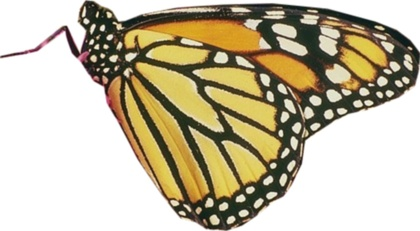
%> input picture m.jpg, 420 x 231 px, shrunk from 505 x 278 before the run
$ octave TLBOIS.m   (GNU Octave 9; MATLAB toolbox functions it lacks are replaced by stand-ins)
%> lines starting %> are read from the running program, lines starting %| are printed output that depends on the picture; in (x1, y1, x2, y2) boxes, pixels count from 0 and x2, y2 are one past the last pixel; in counts of white or black regions, pixels touching at a corner belong together; the program's own positions count from 1; long printed decimals are rounded
### Image Segmentation/SegPerformanceMetrics.m
function [Accuracy, Sensitivity, Fmeasure, Precision, MCC, Dice, Jaccard, Specitivity] = SegPerformanceMetrics(A, B)

% A and B need to be binary images
% A is the ground truth, B is the segmented result.
% MCC - Matthews correlation coefficient
% Note: Sensitivity = Recall
% TP - true positive, FP - false positive,
% TN - true negative, FN - false negative
% If A, B are binary images, but uint8 (0, 255),
% Need to convert to logical images.

if(isa(A,'logical'))
X = A;
else
X = imbinarize(A);
end
if(isa(B,'logical'))
Y = B;
else
Y = imbinarize(B);
end

% Evaluate TP, TN, FP, FN
sumindex = X + Y;
TP = length(find(sumindex == 2));
TN = length(find(sumindex == 0));
substractindex = X - Y;
FP = length(find(substractindex == -1));
FN = length(find(substractindex == 1));
Accuracy = (TP+TN)/(FN+FP+TP+TN);
Sensitivity = TP/(TP+FN);
Precision = TP/(TP+FP);
Fmeasure = 2*TP/(2*TP+FP+FN);
MCC = (TP*TN-FP*FN)/sqrt((TP+FP)*(TP+FN)*(TN+FP)*(TN+FN));
Dice = 2*TP/(2*TP+FP+FN);
Jaccard = Dice/(2-Dice);
Specitivity = TN/(TN+FP);

end

### Image Quantization/ClusterCost.m
function [z, out] = ClusterCost(m, X)
% Calculate Distance Matrix
d = pdist2(X, m);
% Assign Clusters and Find Closest Distances
[dmin, ind] = min(d, [], 2);
% Sum of Within-Cluster Distance
WCD = sum(dmin);
z=WCD;
out.d=d;
out.dmin=dmin;
out.ind=ind;
out.WCD=WCD;
end

### TLBOIS.m
clear;
clc;
warning('off');
% Loading
img=imread('m.jpg');
%> img is the input picture: size 231x420x3 uint8; mean R, G, B 195.8, 186.9, 162.7
img=im2double(img);
%> img: size 231x420x3 double

gray=rgb2gray(img);
gray=imadjust(gray);
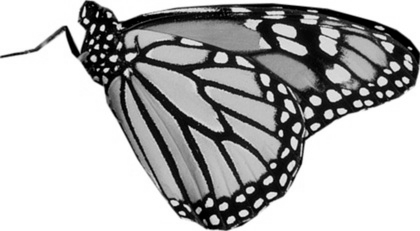
%> gray: size 231x420 double; min 0, max 1, mean 0.697
% Reshaping image to vector
X=gray(:);

%% Starting
k = 2; % Number of Segments
tic
%---------------------------------------------------
CostFunction=@(m) ClusterCost(m, X);     % Cost Function
VarSize=[k size(X,2)];           % Decision Variables Matrix Size
%> VarSize = [2 1]
nVar=prod(VarSize);              % Number of Decision Variables
%> nVar = 2
VarMin= repmat(min(X),k,1);      % Lower Bound of Variables
%> VarMin = [0; 0]
VarMax= repmat(max(X),k,1);      % Upper Bound of Variables
%> VarMax = [1; 1]

% TLBO Parameters
MaxIt = 10;      % Maximum Number of Iterations
nPop = 20;        % Population Size (Swarm Size)

%% Start

% Empty Individuals
empty_individual.Position = [];
empty_individual.Cost = [];
empty_individual.Out = [];

% Population Array
pop = repmat(empty_individual, nPop, 1);
% Initialize Best Solution
BestSol.Cost = inf;
% Population Members
for i = 1:nPop
pop(i).Position = unifrnd(VarMin, VarMax, VarSize);
[pop(i).Cost pop(i).Out] = CostFunction(pop(i).Position);
if pop(i).Cost < BestSol.Cost
BestSol = pop(i);
end
end
%> this loop made 20 passes
%> BestSol on passes 1, 4, 6, 17: {Position [0.844 0.758], Cost 24914.9}, {Position [0.784 0.303], Cost 17274}, {Position [0.908 0.505], Cost 16534.9}, {Position [0.26 0.805], Cost 15886.6}
%> after the loop, pop = 20 items; first 5, Cost: 24914.9, 37778.1, 34519.7, 17274, 31325.4
% Best Cost Record
BestCost = zeros(MaxIt, 1);

%% TLBO Body
for it = 1:MaxIt
% Calculate Population Mean
Mean = 0;
for i = 1:nPop
Mean = Mean + pop(i).Position;
end
Mean = Mean/nPop;
% Select Teacher
Teacher = pop(1);
for i = 2:nPop
if pop(i).Cost < Teacher.Cost
Teacher = pop(i);
end
end
% Teacher Phase
for i = 1:nPop
% Create Empty Solution
newsol = empty_individual;
% Teaching Factor
TF = randi([1 2]);
% Teaching (moving towards teacher)
newsol.Position = pop(i).Position ...
+ rand(VarSize).*(Teacher.Position - TF*Mean);
% Clipping
newsol.Position = max(newsol.Position, VarMin);
newsol.Position = min(newsol.Position, VarMax);
% Evaluation
[newsol.Cost newsol.Out] = CostFunction(newsol.Position);
% Comparision
if newsol.Cost<pop(i).Cost
pop(i) = newsol;
if pop(i).Cost < BestSol.Cost
BestSol = pop(i);
end
end
end
% Learner Phase
for i = 1:nPop
A = 1:nPop;
A(i) = [];
j = A(randi(nPop-1));
Step = pop(i).Position - pop(j).Position;
if pop(j).Cost < pop(i).Cost
Step = -Step;
end
% Create Empty Solution
newsol = empty_individual;
% Teaching (moving towards teacher)
newsol.Position = pop(i).Position + rand(VarSize).*Step;
% Clipping
newsol.Position = max(newsol.Position, VarMin);
newsol.Position = min(newsol.Position, VarMax);
% Evaluation
[newsol.Cost newsol.Out] = CostFunction(newsol.Position);
% Comparision
if newsol.Cost<pop(i).Cost
pop(i) = newsol;
if pop(i).Cost < BestSol.Cost
BestSol = pop(i);
end
end
end
BestCost(it) = BestSol.Cost;
% Iteration
disp(['In Iteration ' num2str(it) ': TLBO Cost Is = ' num2str(BestCost(it))]);
% FACenters=Res(X, BestSol);
end
%> this loop made 10 passes
%> Mean on passes 1 to 10: [0.621; 0.577], [0.555; 0.623], [0.46; 0.652], [0.412; 0.671], [0.364; 0.717], [0.373; 0.723], [0.376; 0.722], [0.388; 0.73], [0.394; 0.721], [0.399; 0.717]
%| In Iteration 1: TLBO Cost Is = 9911.3429
%| In Iteration 2: TLBO Cost Is = 9846.9959
%| In Iteration 3: TLBO Cost Is = 9529.9421
%| In Iteration 4: TLBO Cost Is = 9529.9421
%| In Iteration 5: TLBO Cost Is = 9435.4197
%| In Iteration 6: TLBO Cost Is = 9423.2865
%| In Iteration 7: TLBO Cost Is = 9422.5398
%| In Iteration 8: TLBO Cost Is = 9422.0713
%> (further printed lines are left out)
%> after the loop, A = 19 values from 1 to 19; BestCost = [9911.3; 9847; 9529.9; 9529.9; 9435.4; 9423.3; 9422.5; 9422.1; 9421.3; 9421.3]; BestSol = {Position [0.0975 1], Cost 9421.3}; newsol = {Position [0.897 0.147], Cost 11939}; pop = 20 items; first 5, Cost: 9421.3, 9444.1, 9501.4, 9557.3, 9551.6
FAlbl=BestSol.Out.ind;
% Plot
% figure('Renderer', 'painters', 'Position', [50 50 250 250])
plot(BestCost,'k','LineWidth',2);
xlabel('Iteration');
ylabel('Best Cost');
ax = gca;
ax.FontSize = 12;
ax.FontWeight='bold';
grid on;
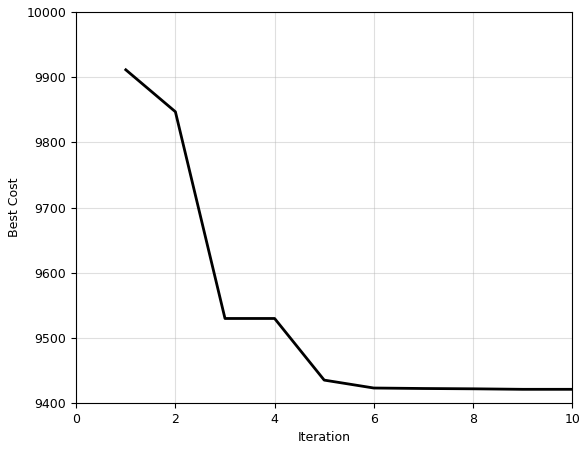
%> figure redrawn from the program's plot data; curve peaks at x = 1, y = 9911.3

%% Converting cluster centers and its indexes into image
gray2=reshape(FAlbl(:,1),size(gray));
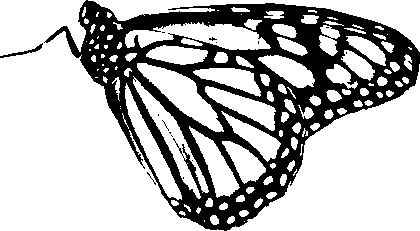
%> gray2: size 231x420 double; values 1 (black) and 2 (white), 71.7% white; 15 black regions (13 under 20 px), largest, box (x1, y1, x2, y2) and area: (44, 0, 420, 231) 27297, (0, 43, 43, 58) 124
segmented = label2rgb(gray2);
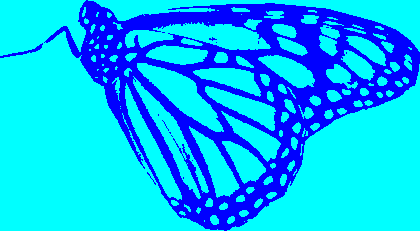
%> segmented: size 231x420x3 uint8; mean R, G, B 0, 182.8, 255
segmented=im2double(segmented);
%> segmented: size 231x420x3 double
% Plot Results
figure;
subplot(1,2,1)
imshow(img,[]);title('Original');
subplot(1,2,2)
imshow(segmented,[]);title('Segmented Image');
%%%%%
forGT=imbinarize(rgb2gray(segmented));
% figure;
% imshow(forGT);
% seg=imbinarize(rgb2gray(segmented));
gt=imread('GT.jpg');
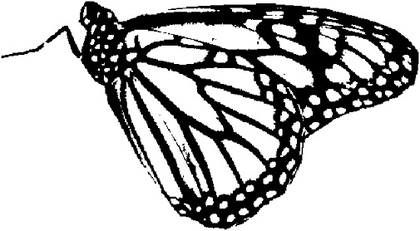
%> input picture GT.jpg, 420 x 231 px, shrunk from 505 x 278 before the run
%> gt is the input picture: size 231x420x3 uint8; min 0, max 255, mean 184.6
gt=imbinarize(rgb2gray(gt));
%> gt: size 231x420 logical; 72.2% white; 20 black regions (18 under 20 px), largest, box (x1, y1, x2, y2) and area: (46, 1, 419, 230) 26734, (1, 43, 44, 58) 125
% % Statistics
[Accuracy, Sensitivity, Fmeasure, Precision,...
MCC, Dice, Jaccard, Specitivity] = SegPerformanceMetrics(gt, forGT);
%> in SegPerformanceMetrics, `sumindex = X + Y;`:
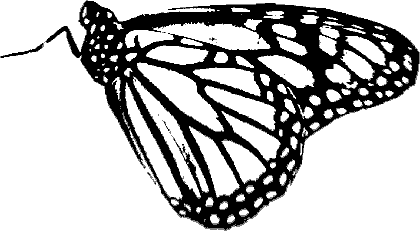
%> sumindex: size 231x420 double; min 0, max 2, mean 1.44; drawn with min black and max white
%> in SegPerformanceMetrics, `TP = length(find(sumindex == 2));`: TP = 67916
%> in SegPerformanceMetrics, `TN = length(find(sumindex == 0));`: TN = 25316
%> in SegPerformanceMetrics, `substractindex = X - Y;`:
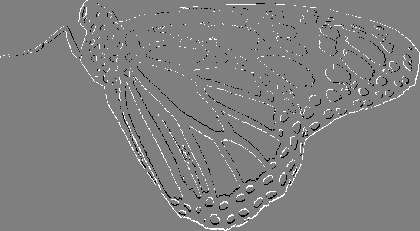
%> substractindex: size 231x420 double; min -1, max 1, mean 0.00567; drawn with min black and max white
%> in SegPerformanceMetrics, `FP = length(find(substractindex == -1));`: FP = 1619
%> in SegPerformanceMetrics, `FN = length(find(substractindex == 1));`: FN = 2169
%> in SegPerformanceMetrics, `Accuracy = (TP+TN)/(FN+FP+TP+TN);`: Accuracy = 0.961
%> in SegPerformanceMetrics, `Sensitivity = TP/(TP+FN);`: Sensitivity = 0.969
%> in SegPerformanceMetrics, `Precision = TP/(TP+FP);`: Precision = 0.977
%> in SegPerformanceMetrics, `Fmeasure = 2*TP/(2*TP+FP+FN);`: Fmeasure = 0.973
%> in SegPerformanceMetrics, `MCC = (TP*TN-FP*FN)/sqrt((TP+FP)*(TP+FN)*(TN+FP)*(TN+FN));`: MCC = 0.903
%> in SegPerformanceMetrics, `Dice = 2*TP/(2*TP+FP+FN);`: Dice = 0.973
%> in SegPerformanceMetrics, `Jaccard = Dice/(2-Dice);`: Jaccard = 0.947
%> in SegPerformanceMetrics, `Specitivity = TN/(TN+FP);`: Specitivity = 0.94
%> Accuracy = 0.961; Sensitivity = 0.969; Fmeasure = 0.973; Precision = 0.977; MCC = 0.903; Dice = 0.973; Jaccard = 0.947; Specitivity = 0.94
disp(['Accuracy is : ' num2str(Accuracy) ]);
%| Accuracy is : 0.961
disp(['Precision is : ' num2str(Precision) ]);
%| Precision is : 0.9767
disp(['Recall or Sensitivity is : ' num2str(Sensitivity) ]);
%| Recall or Sensitivity is : 0.969
disp(['F-Score or Fmeasure is : ' num2str(Fmeasure) ]);
%| F-Score or Fmeasure is : 0.9729
disp(['Dice is : ' num2str(Dice) ]);
%| Dice is : 0.9729
disp(['Jaccard is : ' num2str(Jaccard) ]);
%| Jaccard is : 0.9472
disp(['Specitivity is : ' num2str(Specitivity) ]);
%| Specitivity is : 0.9399
disp(['MCC is : ' num2str(MCC) ]);
%| MCC is : 0.9034
disp(['PSNR is : ' num2str(psnr(im2double((gt)), im2double((forGT)))) ]);
%| PSNR is : 14.0845
disp(['SSIM is : ' num2str(ssim(im2double((gt)), im2double((forGT)))) ]);
%| SSIM is : 0.8005
toc
